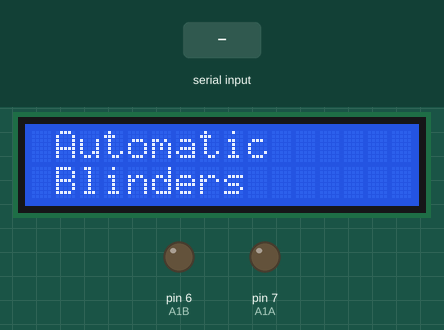
A sketch run on a simulated Arduino Uno, built with avr-gcc and run on an emulated ATmega328P. On the bench: 16×2 character LCD, output pins drawn as LEDs (lit = HIGH). The inputs (shaded band) are chosen by the test bench. What the sketch prints to the serial monitor is not drawn.

Above: at 1.2 s.
1.3 s: "lifting" received over Serial
At 2.1 s:
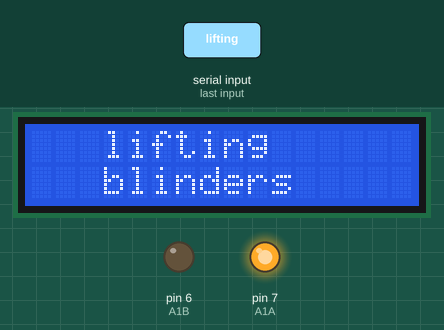
At 12.5 s:
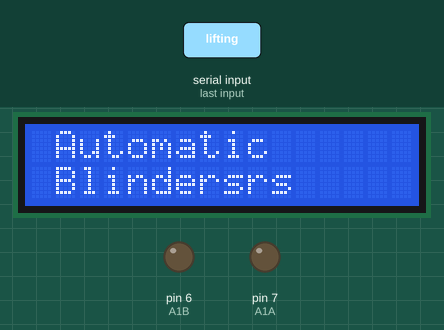
Timing chart, 0 to 12.8 s (numbered marks = the images above; inputs shaded):
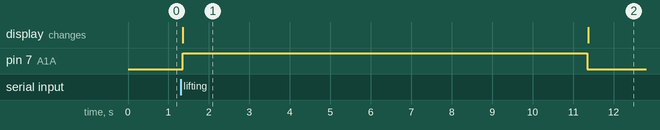

Measured:
- after the input at 1.3 s, pin 7 (A1A): LOW → HIGH after 0.05 s, → LOW 10.0 s later; the display: changes after 0.05 s (image 1)
- what the display in image 1 shows lasts 10.0 s, from 1.4 s to 11.4 s

The sketch:

arduino.ino
```cpp
#include <LiquidCrystal_I2C.h>
#include <stdlib.h>
LiquidCrystal_I2C lcd(0x27, 16, 2); // I2C address 0x27, 16 column and 2 rows

String readString;

#define A1A 7
#define A1B 6
unsigned long startMillis;  //some global variables available anywhere in the program
unsigned long currentMillis;
const unsigned long period = 1000;  //the value is a number of milliseconds

void setup() {
  Serial.begin(115200);
  pinMode(A1A, OUTPUT);
  pinMode(A1B, OUTPUT);
  lcd.begin(); // initialize the lcd
  lcd.backlight();

  lcd.setCursor(1, 0);         // move cursor to   (0, 0)
  lcd.print("Automatic");        // print message at (0, 0)
  lcd.setCursor(1, 1);         // move cursor to   (2, 1)
  lcd.print("Blinders"); // print message at (2, 1)
  startMillis = millis();
}

void loop() {


  while (Serial.available()) {
    delay(5);  //delay to allow buffer to fill
    if (Serial.available() >0) {
      char c = Serial.read();  //gets one byte from serial buffer
      readString += c; //makes the string readString
    }
  }


  if (readString.length() >0) {

      Serial.println(readString);
      String lift = String("lifting");
      String down = String("putting down");
      char Buf[50];
      readString.toCharArray(Buf, 50);
      Serial.println(Buf);
      if (strncmp(Buf, "lifting", 5) == 0) {
        lcd.clear();
        lcd.setCursor(3,0);
        lcd.print(readString);
        lcd.setCursor(3,1);
        lcd.print("blinders");
        motorRight();
        delay(10000);
        motorStop();
      }
      else if (strncmp(Buf, "putting", 5) == 0){
        lcd.clear();
        lcd.setCursor(1,0);
        lcd.print(readString);
        lcd.setCursor(3,1);
        lcd.print("blinders");
        motorLeft();
        delay(10000);
        motorStop();
      } else {
        motorStop();
        lcd.clear();
        lcd.print("stop");
      }
      readString="";
  }
}


void motorRight() {
  digitalWrite(A1A, HIGH);
  digitalWrite(A1B, LOW);

}

void motorStop() {
  digitalWrite(A1A, LOW);
  digitalWrite(A1B, LOW);
  lcd.setCursor(1, 0);         // move cursor to   (0, 0)
  lcd.print("Automatic");        // print message at (0, 0)
  lcd.setCursor(1, 1);         // move cursor to   (2, 1)
  lcd.print("Blinders"); // print message at (2, 1)
}

void motorLeft(){
   digitalWrite(A1A, LOW);
   digitalWrite(A1B, HIGH);
}
```
